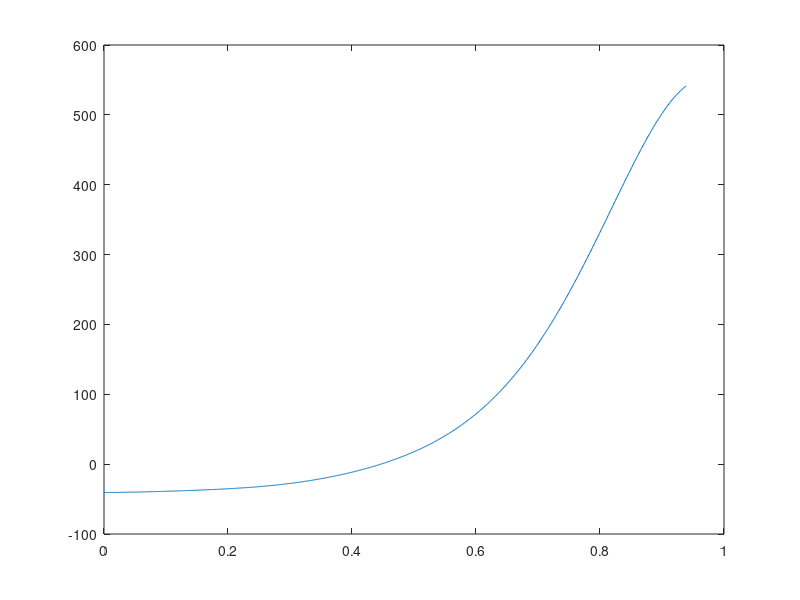

MATLAB code to generate this figure:
function ida_landing
% Inverse Dynamic Analysis of Airplane Landing Gear

m1 = 2; m2 = 1; m3 = 1; m4 = 1; m5 = 1; g = 9.81;
l1 = 13.6; l2 = 5; l3 = 3; l4=3.1; l5=5; l12=3.151; l13=6.324; zhi12 = 1.064; zhi13= 0.08707;
J1 = m1*l1^2/12;J2 = m2*l2^2/12;J3 = m3*l3^2/12;J4 = m4*l4^2/12 ; J5 = m5*l5^2/12 ;
M = diag([m1 m1 J1 m2 m2 J2 m3 m3 J3 m4 m4 J4 m5 m5 J5]);
h = [0 -m1*g 0 0 -m2*g 0 0 -m3*g 0 0 -m4*g 0 0 -m5*g 0]';

load nlgdata
N = size(t,2);
torques = zeros(1,N);
for i = 1:N
    [Phi,D] = constraints(t(i),pcoordsall(:,i));
    D_driver = [zeros(1,14),1];
    D_all = [D' D_driver'];
    rhs = M*acoordsall(:,i)-h;
    lambda_all = D_all\rhs;
    h_driver = D_driver'*lambda_all(15);
    torques(i) = h_driver(15);
end
plot(t(1:940),torques(1,1:940))
end

function [Phi,D] = constraints(t,q)
l1 = 13.6;l2 = 5;l3 = 3;l4=3.1;l5=5;l12=3.151;l13=6.324;zhi12 = 1.064;zhi13= 0.08707;
 
x1 = q(1);y1 = q(2);theta1 = q(3);
x2 = q(4);y2 = q(5);theta2 = q(6);
x3 = q(7);y3 = q(8);theta3 = q(9);
x4 = q(10);y4=q(11);theta4 = q(12);
x5 = q(13);y5=q(14);theta5 = q(15);
Fx= -7.589 ; Fy = 3.975 ;


Phi = [x5 - 0.5*l5*cos(theta5) - Fx;
       y5 - 0.5*l5*sin(theta5) - Fy;
       x5 - x2 + 0.5*l5*cos(theta5)+ 0.5*l2*cos(theta2);
       y5 - y2 + 0.5*l5*sin(theta5)+ 0.5*l2*sin(theta2);
       x2 - x1 + 0.5*l2*cos(theta2)- l12*cos(theta1 + zhi12);
       y2 - y1 + 0.5*l2*sin(theta2)- l12*sin(theta1 + zhi12);
       x1 + 0.5*l1*cos(theta1);
       y1 + 0.5*l1*sin(theta1);
       x5 - x4 + 0.5*l5*cos(theta5)+ 0.5*l4*cos(theta4);
       y5 - y4 + 0.5*l5*sin(theta5)+ 0.5*l4*sin(theta4);
       x4 - x3 + 0.5*l4*cos(theta4)+ 0.5*l3*cos(theta3);
       y4 - y3 + 0.5*l4*sin(theta4)+ 0.5*l3*sin(theta3);
       x3 - x1 + 0.5*l3*cos(theta3)- l13*cos(theta1 - zhi13);
       y3 - y1 + 0.5*l3*sin(theta3)- l13*sin(theta1 - zhi13)];

D=  [ 0,  0,                        0,  0,  0,                   0,  0,  0,                   0,  0,  0,                   0, 1, 0,  (l5*sin(theta5))/2;
  0,  0,                        0,  0,  0,                   0,  0,  0,                   0,  0,  0,                   0, 0, 1, -(l5*cos(theta5))/2;
 0,  0,                        0, -1,  0, -(l2*sin(theta2))/2,  0,  0,                   0,  0,  0,                   0, 1, 0, -(l5*sin(theta5))/2;
  0,  0,                        0,  0, -1,  (l2*cos(theta2))/2,  0,  0,                   0,  0,  0,                   0, 0, 1,  (l5*cos(theta5))/2;
 -1,  0,  l12*sin(theta1 + zhi12),  1,  0, -(l2*sin(theta2))/2,  0,  0,                   0,  0,  0,                   0, 0, 0,                   0;
  0, -1, -l12*cos(theta1 + zhi12),  0,  1,  (l2*cos(theta2))/2,  0,  0,                   0,  0,  0,                   0, 0, 0,                   0;
  1,  0,      -(l1*sin(theta1))/2,  0,  0,                   0,  0,  0,                   0,  0,  0,                   0, 0, 0,                   0;
  0,  1,       (l1*cos(theta1))/2,  0,  0,                   0,  0,  0,                   0,  0,  0,                   0, 0, 0,                   0;
  0,  0,                        0,  0,  0,                   0,  0,  0,                   0, -1,  0, -(l4*sin(theta4))/2, 1, 0, -(l5*sin(theta5))/2;
  0,  0,                        0,  0,  0,                   0,  0,  0,                   0,  0, -1,  (l4*cos(theta4))/2, 0, 1,  (l5*cos(theta5))/2;
  0,  0,                        0,  0,  0,                   0, -1,  0, -(l3*sin(theta3))/2,  1,  0, -(l4*sin(theta4))/2, 0, 0,                   0;
  0,  0,                        0,  0,  0,                   0,  0, -1,  (l3*cos(theta3))/2,  0,  1,  (l4*cos(theta4))/2, 0, 0,                   0;
 -1,  0,  l13*sin(theta1 - zhi13),  0,  0,                   0,  1,  0, -(l3*sin(theta3))/2,  0,  0,                   0, 0, 0,                   0;
  0, -1, -l13*cos(theta1 - zhi13),  0,  0,                   0,  0,  1,  (l3*cos(theta3))/2,  0,  0,                   0, 0, 0,                   0];

   end